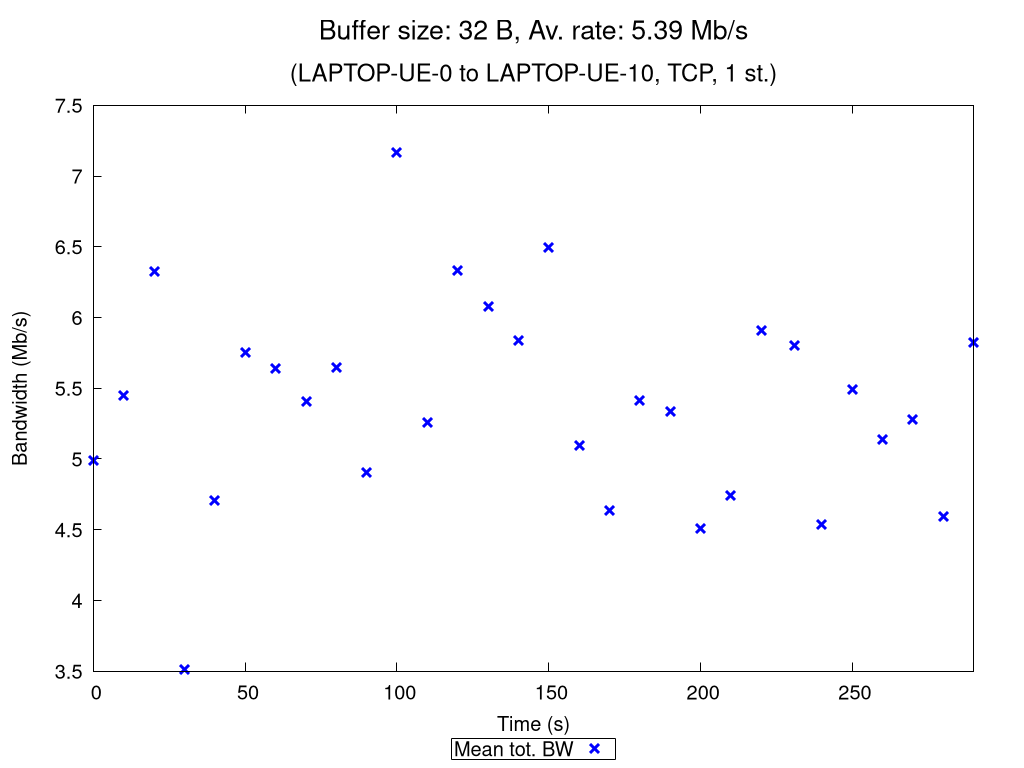

Write the gnuplot code that produced this figure.
set terminal pngcairo nocrop enhanced size 1024,768 font "Verdana,15"
set output "TCP_1_st_2020_11_17_13-00-49_one2two_00032B.png"

set title "{/=20 Buffer size: 32 B, Av. rate: 5.39 Mb/s}\n\n{/=18 (LAPTOP-UE-0 to LAPTOP-UE-10, TCP, 1 st.)}"

set xlabel "Time (s)"
set ylabel "Bandwidth (Mb/s)"
set ytics nomirror
set key bmargin center horizontal box samplen 1 width -1
set bmargin 4.6
set rmargin 4.5

rf = 1000000.0  # rate factor
set style fill transparent solid 0.2 noborder
set autoscale xfix
plot "TCP_1_st_2020_11_17_13-00-49_one2two_00032B_iperf_processed.dat" using 1:($2/rf-$3/rf):($2/rf+$3/rf) with filledcurves lc rgb "blue" notitle, \
     "" using 1:($2/rf) with points pt 2 ps 1.5 lw 3 lc rgb "blue" title "Mean tot. BW", \
